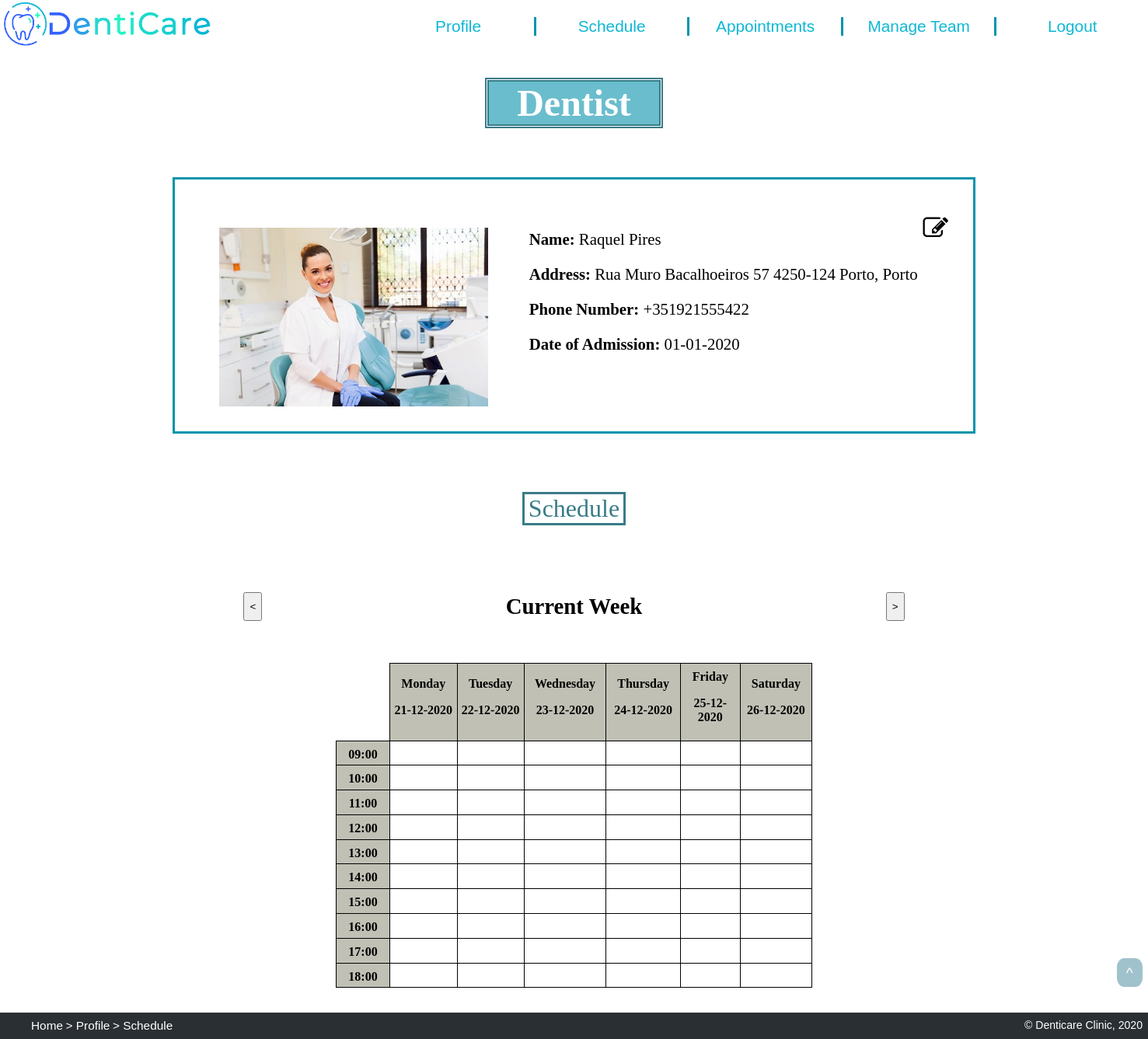
Screenshot of /dentist.php (signed in) with the database file from the repository.
### tables this page shows
CREATE TABLE employee (
    id integer PRIMARY KEY REFERENCES person, 
    salary float CHECK(salary > 0),
    date_of_admission text -- format dd-mm-yyyy
);

CREATE TABLE person (
    id integer PRIMARY KEY AUTOINCREMENT,
    name text NOT NULL,
    address text,
    phone_number text NOT NULL, -- e.g. +351935556768
    username text NOT NULL UNIQUE,
    password text NOT NULL
);

### dentist.php (called while the page is built, shortened)
<?php
    require_once('database/init_db.php');
    require_once('database/dentist_db.php');
    include('templates/profile_header_tpl.php');
    include('templates/profile_info_tpl.php');
    include('templates/schedule_tpl.php');
    include('templates/footer_tpl.php');
?>

### database/dentist_db.php (called while the page is built, shortened)
<?php
    function getDentistInfo($id) {
        global $dbh;
        $stmt = $dbh->prepare('SELECT * FROM person
                            JOIN employee USING (id)
                            JOIN dentist USING (id)
                            WHERE id = ?');
        $stmt->execute(array($id));
        return $stmt->fetch();
    }
?>

### templates/profile_info_tpl.php (the view, shortened to what this page needs)
<?php
    if ($_SERVER['PHP_SELF'] == '/dentist.php' || $_SERVER['PHP_SELF'] == '/dentistAppointments.php' || $_SERVER['PHP_SELF'] == '/manageTeam.php') {
        $person = getDentistInfo($_SESSION['id']);
    } else if ($_SERVER['PHP_SELF'] == '/dentalAuxiliary.php' || $_SERVER['PHP_SELF'] == '/dentalAuxiliary_appointments.php' || $_SERVER['PHP_SELF'] == '/manage_material.php' || $_SERVER['PHP_SELF'] == '/manage_clients.php') {
        $person = getAuxiliaryInfo($_SESSION['id']);
    } else if ($_SERVER['PHP_SELF'] == '/client.php' || $_SERVER['PHP_SELF'] == '/clientRecord.php') {
        $person = getClientInfo($_SESSION['id']);
    }
?>
    <?php if ($_SERVER['PHP_SELF'] == '/dentist.php' || $_SERVER['PHP_SELF'] == '/dentistAppointments.php' || $_SERVER['PHP_SELF'] == '/manageTeam.php') { ?>
        <h1 id="profileTitle"> Dentist </h1>
    <?php } ?>
    <section id="profileInfo">
        <?php if (file_exists('images/users/' . $person['id'] . '.jpg')) { ?>
            <img src="images/users/<?php echo $person['id'] ?>.jpg" alt="<?php echo $person['name'] ?>">
        <?php } else { ?>
            <img src="images/users/img_default.jpg" alt="<?php echo $person['name'] ?>">
        <?php } ?>
        <div id="info">
            <?php if ($_SESSION['edit_on']==0 && !isset($_POST['edit'])) { ?>
                <form action="action_openCloseEdit.php" method="post" id="edit_profile">
                    <button type="submit" id="edit_button" name="edit" form="edit_profile"><i class="fa fa-edit"></i></button>
                </form>
                <p> <strong> Name: </strong> <?php echo $person['name'] ?> </p>
                <p> <strong> Address: </strong> <?php echo $person['address'] ?> </p>
                <p> <strong> Phone Number: </strong> <?php echo $person['phone_number'] ?> </p>
                <?php if ($_SERVER['PHP_SELF'] == '/dentist.php' || $_SERVER['PHP_SELF'] == '/dentistAppointments.php' || $_SERVER['PHP_SELF'] == '/manageTeam.php' || $_SERVER['PHP_SELF'] == '/dentalAuxiliary.php' || $_SERVER['PHP_SELF'] == '/dentalAuxiliary_appointments.php' || $_SERVER['PHP_SELF'] == '/manage_material.php' || $_SERVER['PHP_SELF'] == '/manage_clients.php') { ?>
                    <p> <strong> Date of Admission: </strong> <?php echo $person['date_of_admission'] ?> </p>
                <?php } ?>
            <?php } ?>
        </div>
    </section>

### css/style.css (style rules this page uses)
html { background: url(https://media.istockphoto.com/vectors/abstract-white-gray-background-with-clean-smooth-soft-wave-vector-vector-id915242162?k=6&m=915242162&s=170667a&w=0&h=4WM4DJV-ZH4vGMzR6MZ9FEHTHWEkW3EGcwXswC1MwlI=) no-repeat center center fixed; -webkit-background-size: cover; -moz-background-size: cover; -o-background-size: cover; background-size: cover; scroll-behavior: smooth; }

### css/layout.css (style rules this page uses)
body { width: 100%; margin: 0; padding: 0; display: grid; grid-template-rows: [start] auto [first] auto [services] 10fr [end]; }

### css/profilePage.css (style rules this page uses)
#profileTitle { font-size: 3em; margin-left: 13em; margin-right: 13em; margin-bottom: 0.3em; text-align: center; background: rgba(96, 185, 201, 0.932); background-clip: content-box; color: white; border: 5px double rgb(57, 124, 136); }
#profileInfo { display: flex; flex-direction: row; justify-content: center; margin: 3em 15%; padding-top: 2em; padding-bottom: 2em; background-color: white; border: 3px solid rgb(3, 148, 173); }
#profileInfo img { padding-right: 2em; padding-top: 3%; height: 230px; width: auto; }
#info { font-size: 130%; padding-left: 2%; width: 50%; }
#edit_profile { width: 20%; font-size: 1.2em; padding-left: 2%; padding-top: 2.5%; margin: 0; }
#edit_profile>#edit_button { position: absolute; left: 80%; border: none; background-color:white; font-size: 130%; text-align: right; }

### rows the page displays
employee: id.name "Raquel Pires", id.address "Rua Muro Bacalhoeiros 57 4250-124 Porto, Porto", id.phone_number "+351921555422", date_of_admission "01-01-2020"
